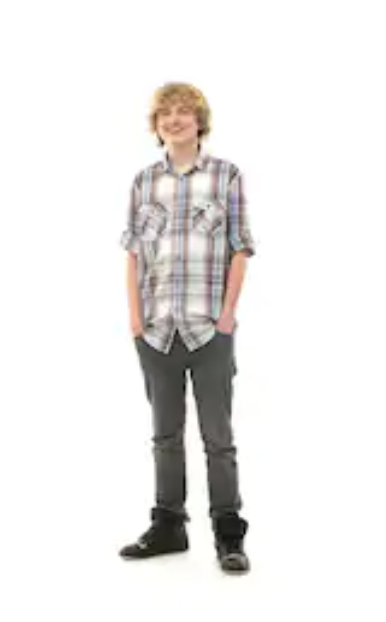
#> input picture img_recognition/img_dataset/train/3.jpg, 386 x 622 px
$ jupyter execute imageprocess_demo.ipynb
#> lines starting #> are read from the running program, lines starting #| are printed output that depends on the picture; after the words box and inside, x2 and y2 are one past the last pixel; in counts of white or black regions, pixels touching at a corner belong together
[cell 1]
import cv2
import numpy as np
import matplotlib.pyplot as plt

Step1. loading image and turning gray

[cell 2]
img = cv2.imread('./img_dataset/train/3.jpg', 0)
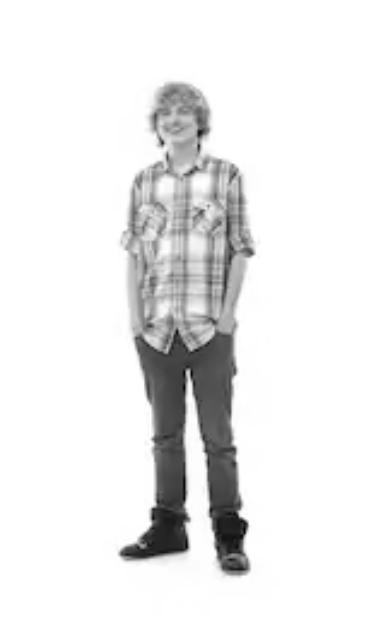
#> img: shape (622, 386); min 3, max 255, mean 234
plt.imshow(img ,  cmap = 'gray')
plt.show()

Step2. catch the contour of person

[cell 3]
img_blur = cv2.GaussianBlur(img, (13,13), 0)         #高斯平滑 (src, kernel_size(長,寬), 0) size必須是奇數
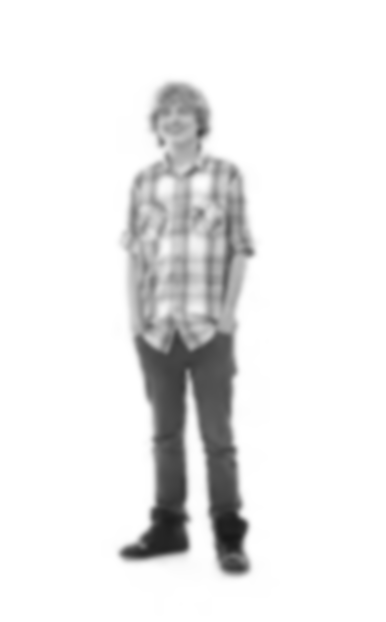
#> img_blur: shape (622, 386); min 24, max 255, mean 234
img_canny = cv2.Canny(img_blur, 30, 150)          #邊緣檢測，canny只能使用灰階圖
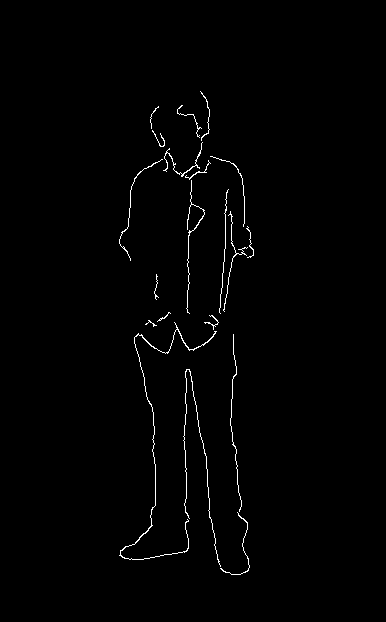
#> img_canny: shape (622, 386); 0.99% white in thin lines or dots, all inside (x1, y1, x2, y2) = (119, 91, 254, 575)
# plt.imshow(img_blur, cmap='gray')
plt.imshow(img_canny, cmap ='gray')
plt.show()

[cell 4]
width = int(len(img_canny[0]))
#> width = 386
height = int(len(img_canny[0:]))
#> height = 622

dim=(width,height)
#> dim = (386, 622)
resizeimg = cv2.resize(img_canny,dim,interpolation = cv2.INTER_AREA)
plt.imshow(resizeimg, cmap ='gray')
plt.show()

# print(resizeimg.shape)
# print(resizeimg[:,:,])

# bodynum = resizeimg[:,:,]

[cell 5]
# 切割輪廓
tall = []
wide = []

for i in range(height):
    for j in range(width):
        if resizeimg[i][j] != 0:
            tall.append(i)
            continue
#> after the loop, tall = 2375 values from 91 to 574

top = tall[0]
#> top = 91
bottom = tall[-1]
#> bottom = 574
print(top)
#| 91
print(bottom)
#| 574
# 反矩陣
resizeimgarray = np.array(resizeimg)
transpose = resizeimgarray.T
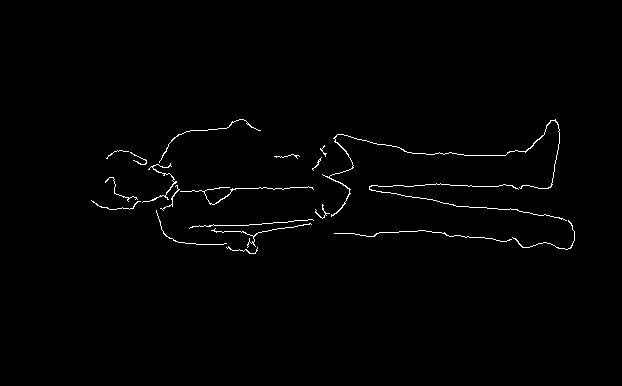
#> transpose: shape (386, 622); 0.99% white in thin lines or dots, all inside (x1, y1, x2, y2) = (91, 119, 575, 254)

for n in range(width):
    for m in range(height):
        if transpose[n][m] != 0:
            wide.append(n)
            continue
#> after the loop, wide = 2375 values from 119 to 253

left = wide[0]
#> left = 119
right = wide[-1]
#> right = 253
print(left)
#| 119
print(right)
#| 253

[cell 6]
# 切割
cutted = resizeimg[top:bottom, left:right]
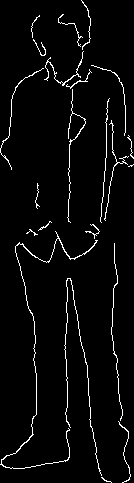
#> cutted: shape (483, 134); 3.6% white in thin lines or dots
print(cutted.shape)
#| (483, 134)
plt.imshow(cutted, cmap ='gray')
plt.show()

[cell 7]
# 圖片大小統一

dim=(500,800)
unified = cv2.resize(cutted,dim,interpolation = cv2.INTER_AREA)
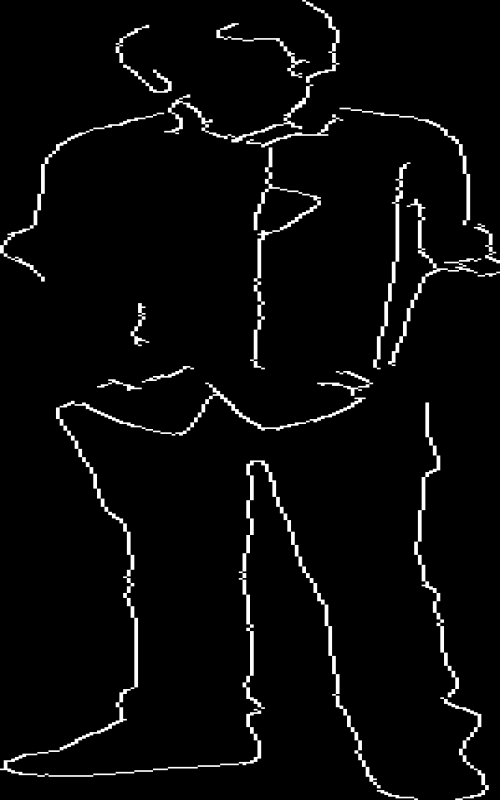
#> unified: shape (800, 500); min 0, max 255, mean 9.3
plt.imshow(unified, cmap ='gray')
plt.show()

print(unified.shape)
#| (800, 500)
print(unified[:,:,])
#> (printed output is left out)

bodynum = unified[:,:,]

$ run again, with img_recognition/img_dataset/train/1.jpg copied over img_recognition/img_dataset/train/3.jpg
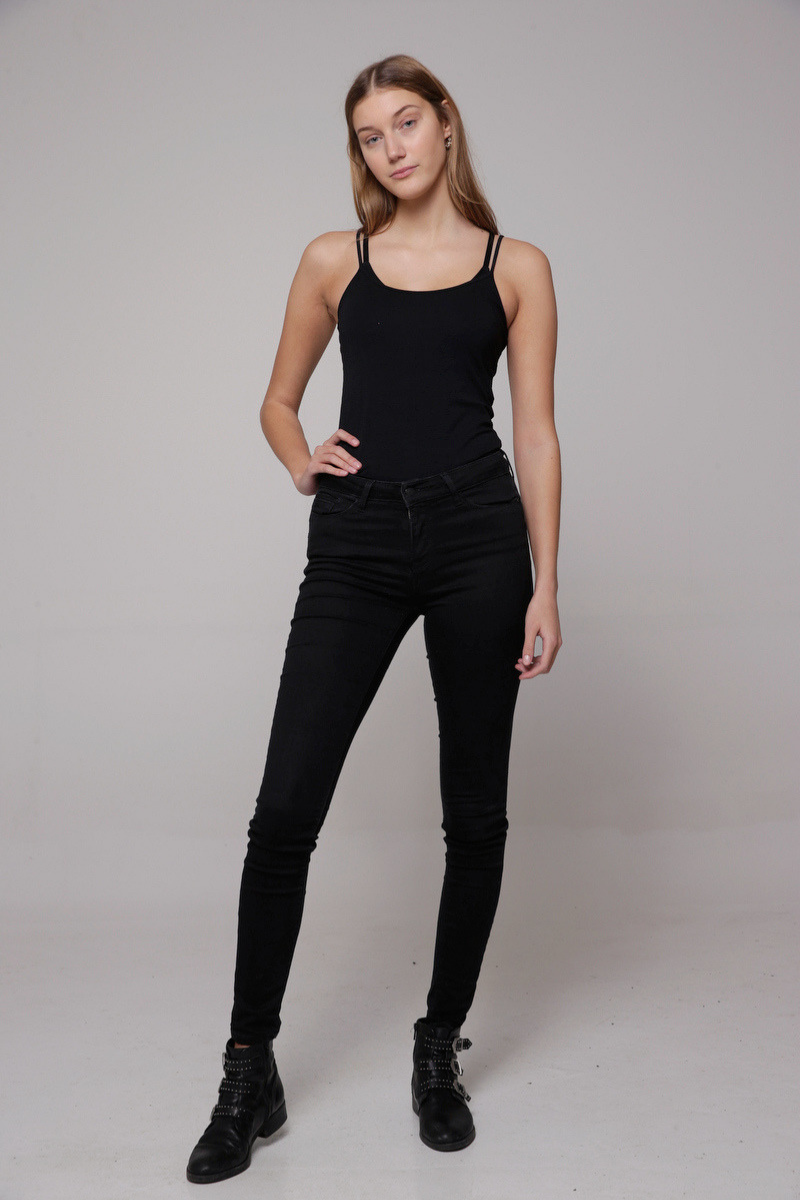
#> input picture img_recognition/img_dataset/train/1.jpg, 800 x 1200 px
#> `img_canny = cv2.Canny(img_blur, 30, 150)`:
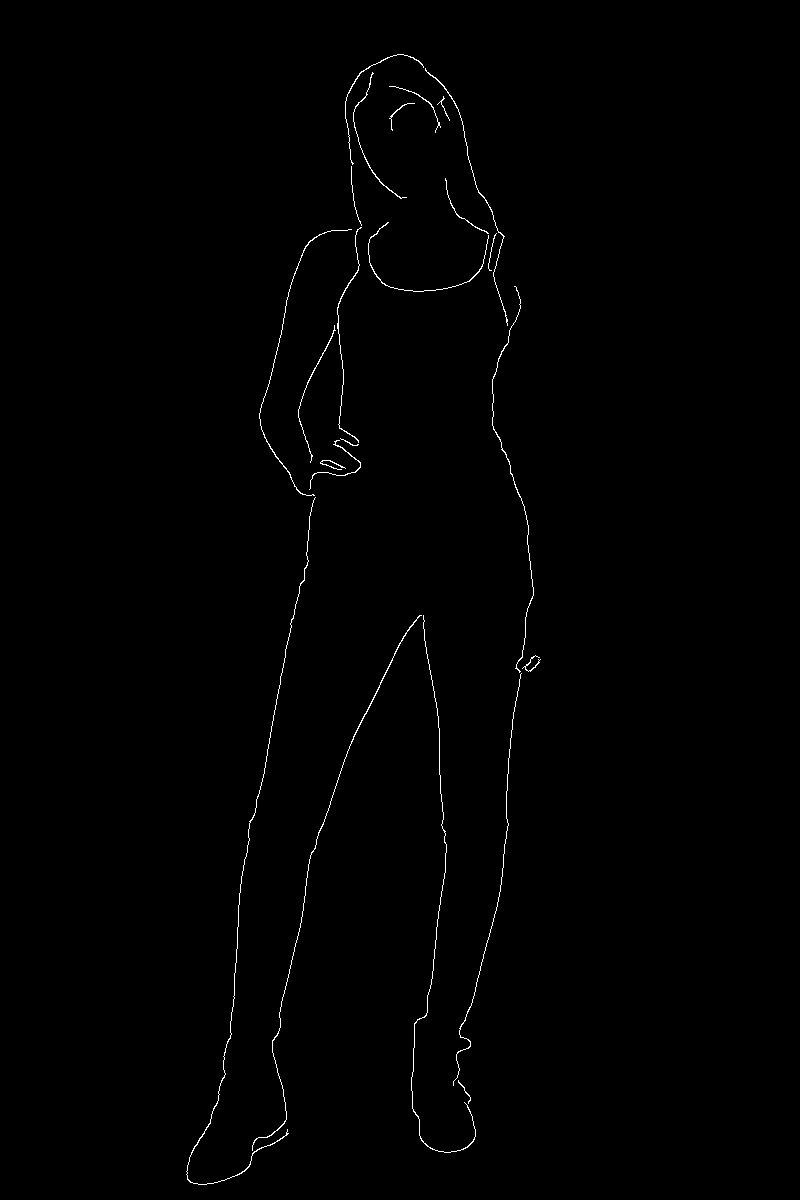
#> img_canny: shape (1200, 800); 0.57% white in thin lines or dots, all inside (x1, y1, x2, y2) = (186, 54, 541, 1185)
#> width = 800
#> height = 1200
#> dim = (800, 1200)
#| 54
#| 1184
#> transpose: shape (800, 1200); 0.57% white in thin lines or dots, all inside (x1, y1, x2, y2) = (54, 186, 1185, 541)
#| 186
#| 540
#> cutted: shape (1130, 354); 1.4% white in thin lines or dots
#| (1130, 354)
#> `unified = cv2.resize(cutted,dim,interpolation = cv2.INTER_AREA)`:
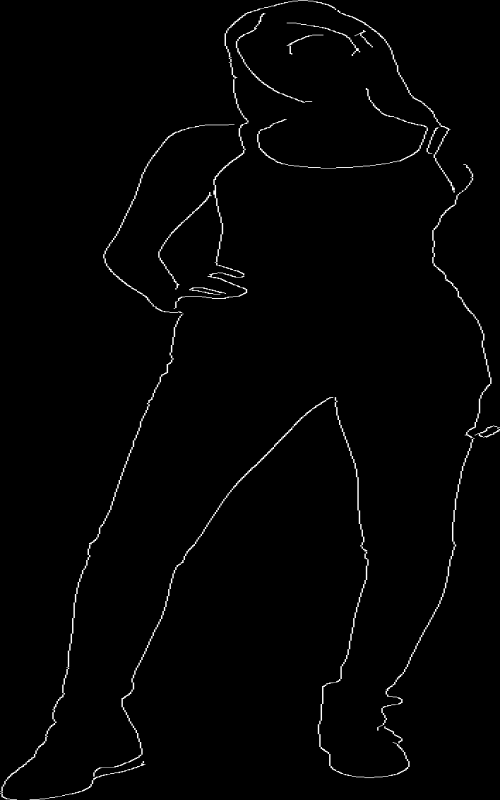
#> unified: shape (800, 500); min 0, max 255, mean 3.5
#| (800, 500)
#> (printed output is left out)

$ run again, with img_recognition/img_dataset/train/2.jpg copied over img_recognition/img_dataset/train/3.jpg
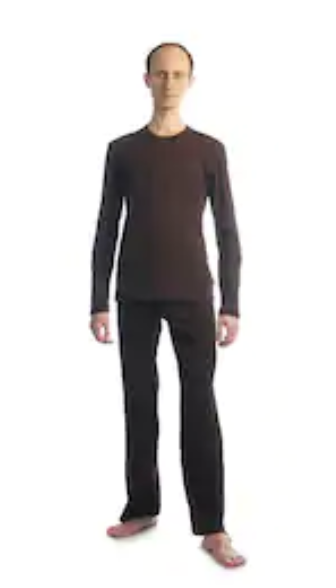
#> input picture img_recognition/img_dataset/train/2.jpg, 336 x 588 px
#> `img_canny = cv2.Canny(img_blur, 30, 150)`:
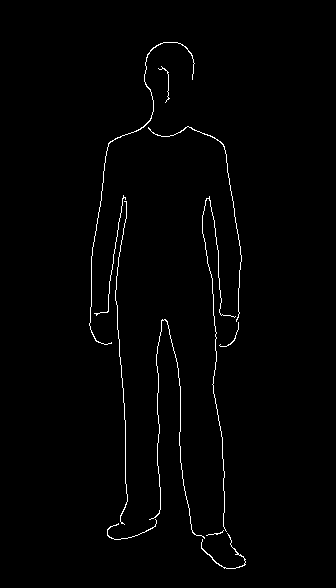
#> img_canny: shape (588, 336); 1.2% white in thin lines or dots, all inside (x1, y1, x2, y2) = (89, 42, 246, 569)
#> width = 336
#> height = 588
#> dim = (336, 588)
#| 42
#| 568
#> transpose: shape (336, 588); 1.2% white in thin lines or dots, all inside (x1, y1, x2, y2) = (42, 89, 569, 246)
#| 89
#| 245
#> cutted: shape (526, 156); 2.9% white in thin lines or dots
#| (526, 156)
#> `unified = cv2.resize(cutted,dim,interpolation = cv2.INTER_AREA)`:
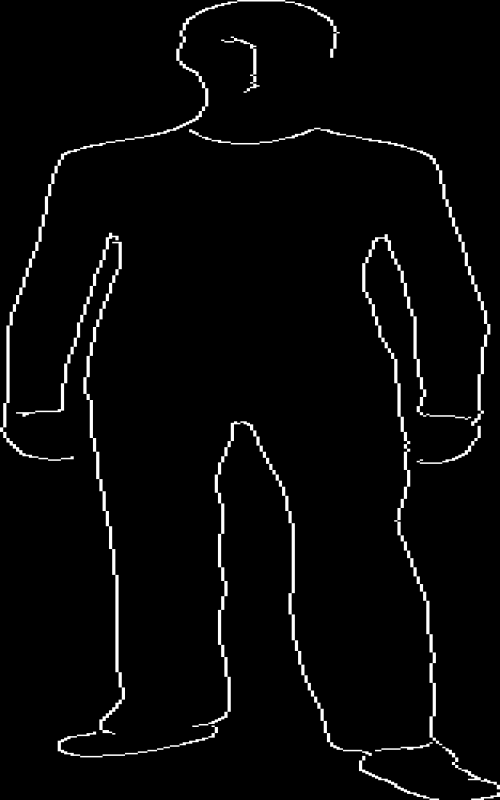
#> unified: shape (800, 500); min 0, max 255, mean 7.5
#| (800, 500)
#> (printed output is left out)

$ run again, with img_recognition/img_dataset/train/4.jpg copied over img_recognition/img_dataset/train/3.jpg
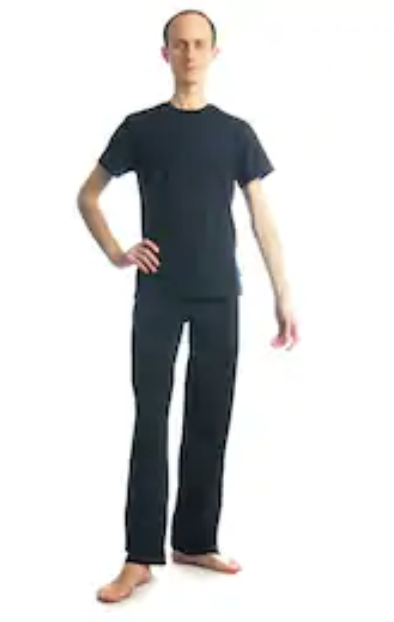
#> input picture img_recognition/img_dataset/train/4.jpg, 394 x 622 px
#> `img_canny = cv2.Canny(img_blur, 30, 150)`:
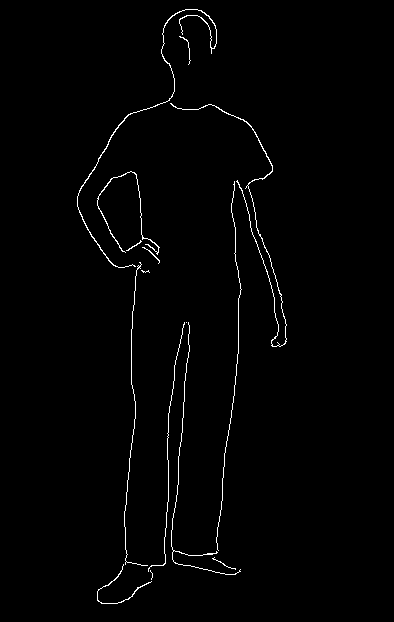
#> img_canny: shape (622, 394); 1.2% white in thin lines or dots, all inside (x1, y1, x2, y2) = (77, 9, 287, 604)
#> width = 394
#> height = 622
#> dim = (394, 622)
#| 9
#| 603
#> transpose: shape (394, 622); 1.2% white in thin lines or dots, all inside (x1, y1, x2, y2) = (9, 77, 604, 287)
#| 77
#| 286
#> cutted: shape (594, 209); 2.4% white in thin lines or dots
#| (594, 209)
#> `unified = cv2.resize(cutted,dim,interpolation = cv2.INTER_AREA)`:
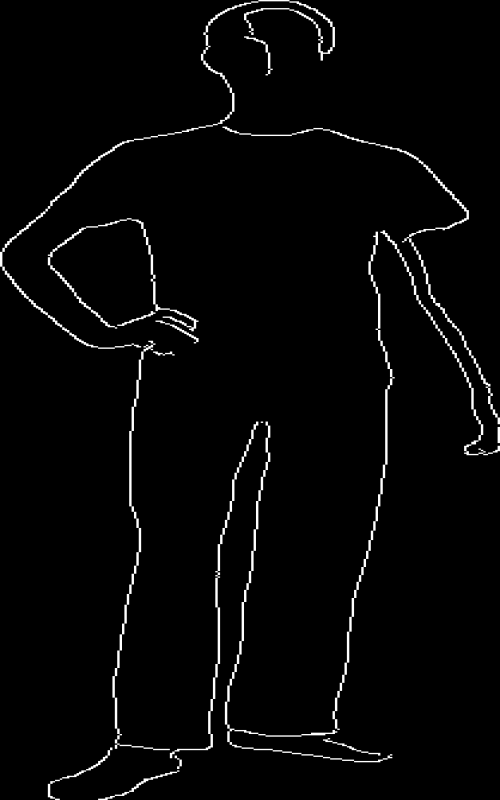
#> unified: shape (800, 500); min 0, max 255, mean 6.1
#| (800, 500)
#> (printed output is left out)
